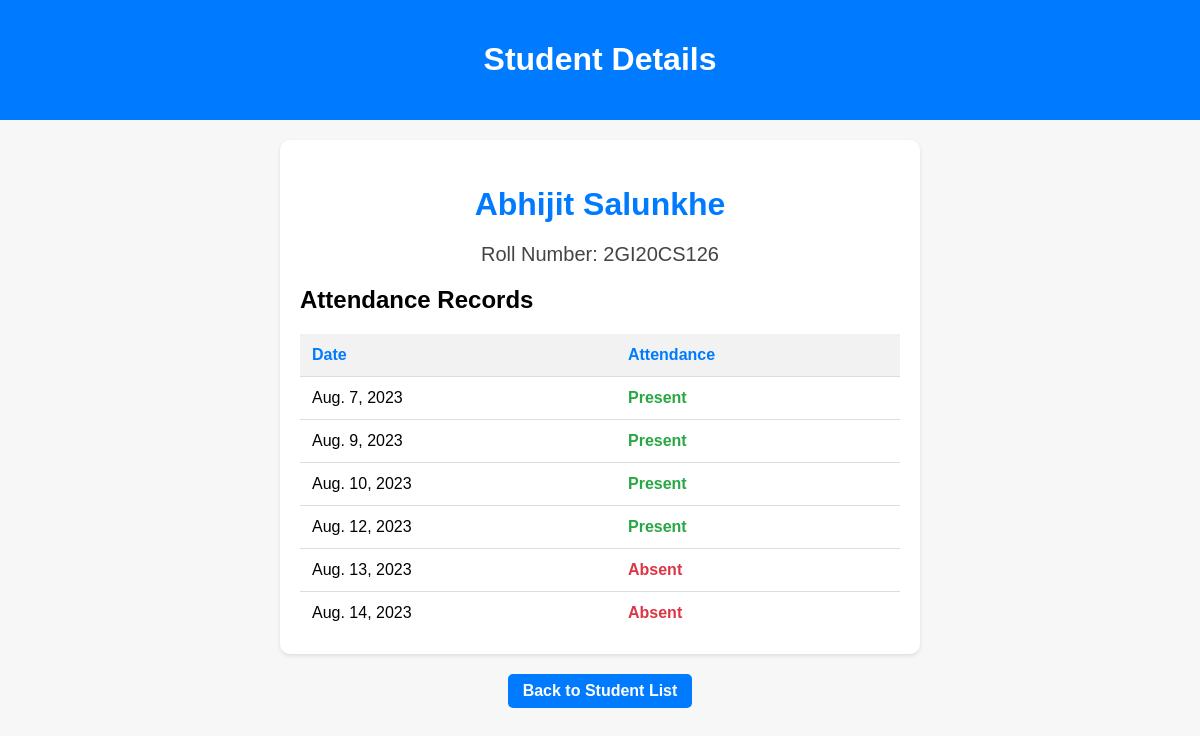
Page /students/5/ on the committed database.
### attendance/models.py (models this page shows, shortened)
class Student(models.Model):
    name = models.CharField(max_length=100)
    roll_number = models.CharField(max_length=20, unique=True)

class Attendance(models.Model):
    student = models.ForeignKey(Student, on_delete=models.CASCADE)
    date = models.DateField()
    is_present = models.BooleanField(default=True)

### attendance/views.py (the view)
# urls.py: path('students/<int:student_id>/', views.student_detail, name='student_detail'),
def student_detail(request, student_id):
    student = get_object_or_404(Student, pk=student_id)
    attendance_records = Attendance.objects.filter(student=student)
    return render(request, 'student_detail.html', {'student': student, 'attendance_records': attendance_records})

### templates/student_detail.html (shortened to what this page needs)
<!DOCTYPE html>
<html>
<head>
</head>
<body>
    <div class="header">
        <h1>Student Details</h1>
    </div>
    <div class="student-details-container">
        <h2 class="student-name">{{ student.name }}</h2>
        <p class="student-roll-number">Roll Number: {{ student.roll_number }}</p>
        <h2>Attendance Records</h2>
        <div class="attendance-table-container">
            <table class="attendance-table">
                <tr>
                    <th>Date</th>
                    <th>Attendance</th>
                </tr>
                {% for attendance_record in attendance_records %}
                <tr>
                    <td>{{ attendance_record.date }}</td>
                    <td class="{% if attendance_record.is_present %}attendance-record-present{% else %}attendance-record-absent{% endif %}">
                        {% if attendance_record.is_present %}Present{% else %}Absent{% endif %}
                    </td>
                </tr>
                {% endfor %}
            </table>
        </div>
    </div>
    <div class="back-button-container">
        <a href="{% url 'student_list' %}" class="back-button"> Back to Student List</a>
    </div>
</body>
</html>

### templates/student_detail.html (style rules this page uses)
body { font-family: Arial, sans-serif; margin: 0; padding: 0; background-color: #f7f7f7; }
.header { background-color: #007BFF; color: #fff; padding: 20px; text-align: center; }
.student-details-container { max-width: 600px; margin: 20px auto; padding: 20px; background-color: #fff; border-radius: 10px; box-shadow: 0 2px 4px rgba(0, 0, 0, 0.1); }
.student-name { color: #007BFF; font-size: 32px; margin-bottom: 10px; text-align: center; }
.student-roll-number { color: #444; font-size: 20px; margin-bottom: 20px; text-align: center; }
.attendance-table-container { max-height: 300px; overflow-y: auto; position: relative; }
.attendance-table { width: 100%; border-collapse: collapse; }
.attendance-table th, .attendance-table td { padding: 12px; text-align: left; border-bottom: 1px solid #ddd; }
.attendance-table th { background-color: #f2f2f2; font-weight: bold; color: #007BFF; position: sticky; top: 0; }
.attendance-record-present { color: #28a745; font-weight: bold; }
.attendance-record-absent { color: #dc3545; font-weight: bold; }
.back-button-container { text-align: center; margin-top: 20px; }
.back-button { display: inline-block; background-color: #007BFF; color: #fff; padding: 8px 15px; border-radius: 5px; text-decoration: none; font-weight: bold; text-align: center; transition: background-color 0.3s; }

### rows in the picture
Student: name "Abhijit Salunkhe", roll_number "2GI20CS126"
Attendance: date "Aug. 7, 2023", is_present "Present"
Attendance: date "Aug. 9, 2023", is_present "Present"
Attendance: date "Aug. 10, 2023", is_present "Present"
Attendance: date "Aug. 12, 2023", is_present "Present"
Attendance: date "Aug. 13, 2023", is_present "Absent"
Attendance: date "Aug. 14, 2023", is_present "Absent"
